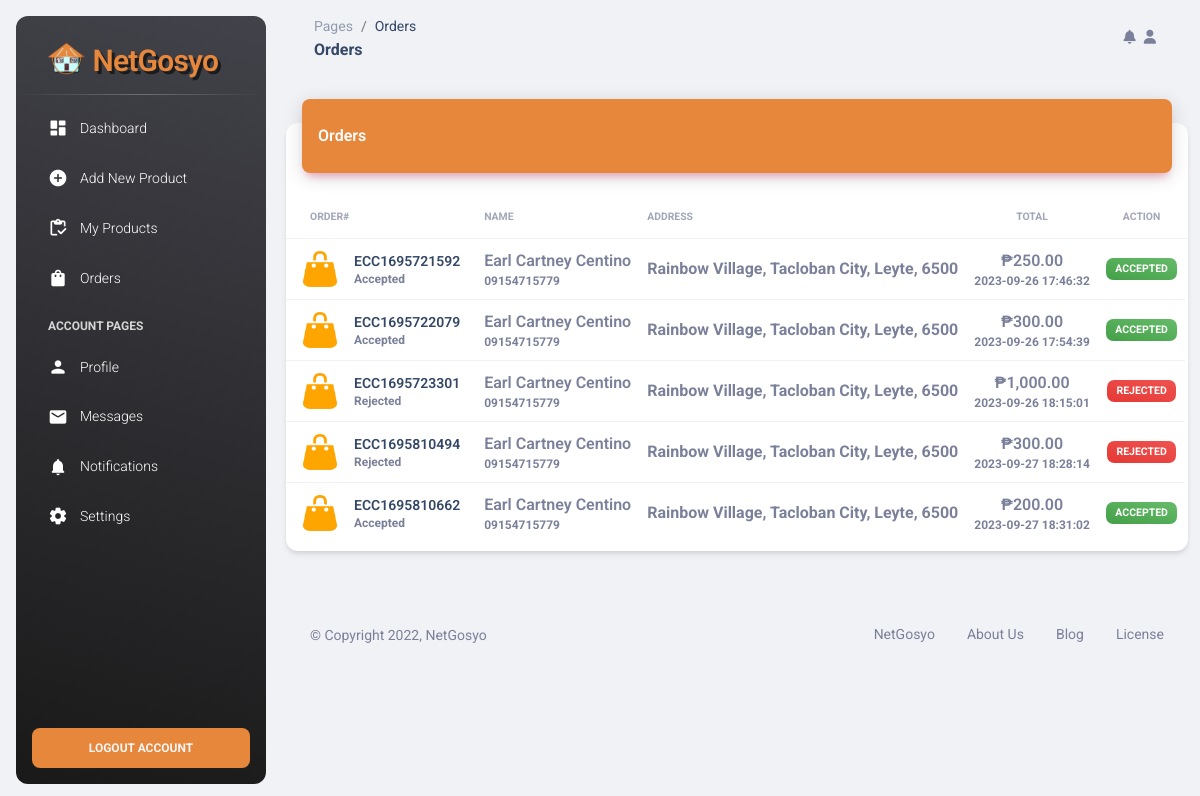
The page /Seller_Page/orders.php on the database its author committed.
### tables this page shows
CREATE TABLE `items` (
  `item_id` int(11) NOT NULL,
  `order_id` int(11) NOT NULL,
  `user_id` int(11) NOT NULL,
  `product_id` int(11) NOT NULL,
  `seller_id` int(11) NOT NULL,
  `qty` int(11) NOT NULL
);

CREATE TABLE `orders` (
  `order_id` int(11) NOT NULL,
  `user_id` int(11) NOT NULL,
  `order_number` varchar(255) NOT NULL,
  `name` varchar(255) NOT NULL,
  `contact` varchar(255) NOT NULL,
  `address` varchar(255) NOT NULL,
  `city` varchar(255) NOT NULL,
  `state` varchar(255) NOT NULL,
  `zip` varchar(255) NOT NULL,
  `pmode` varchar(100) NOT NULL,
  `status` varchar(255) NOT NULL DEFAULT 'Pending',
  `order_added` datetime NOT NULL DEFAULT current_timestamp(),
  `order_updated` datetime DEFAULT NULL ON UPDATE current_timestamp()
);

CREATE TABLE `products` (
  `id` int(100) NOT NULL,
  `user_id` int(11) NOT NULL,
  `name` varchar(100) NOT NULL,
  `price` varchar(100) NOT NULL,
  `image` varchar(100) NOT NULL,
  `item_brand` varchar(100) NOT NULL,
  `quantity` int(100) NOT NULL,
  `date_added` timestamp NOT NULL DEFAULT current_timestamp() ON UPDATE current_timestamp()
);

### Seller_Page/orders.php (the view, shortened to what this page needs)
  <?php
  include('header.php');
$user_id = $_SESSION["user_id"];
$orders_query = mysqli_query($conn, "SELECT * FROM orders");
$orders = array();
while ($order_row = mysqli_fetch_assoc($orders_query)) {
    $order_id = $order_row['order_id'];
    if ($_SESSION['role'] == 'user') {
        $sql = "SELECT *
            FROM orders
                    JOIN items ON items.order_id = orders.order_id
            JOIN products ON products.id = items.product_id
                    WHERE items.order_id='$order_id' AND orders.user_id='$user_id'";
    } else {
        $sql = "SELECT *
            FROM orders
                    JOIN items ON items.order_id = orders.order_id
            JOIN products ON products.id = items.product_id
            WHERE items.order_id='$order_id'";
    }
    $items_query = mysqli_query($conn, $sql);
    $total = 0;
    $items = [];
    while ($item_row = mysqli_fetch_assoc($items_query)) {
        $subtotal = $item_row['price'] * $item_row['qty'];
        $total += $subtotal;
        array_push($items, $item_row);
    }
    $order_row['total'] = $total;
    $order_row['items'] = $items;
    $orders[] = $order_row;
}
  ?>
  <main class="main-content position-relative max-height-vh-100 h-100 border-radius-lg ">
    <nav class="navbar navbar-main navbar-expand-lg px-0 mx-4 shadow-none border-radius-xl" id="navbarBlur" data-scroll="true">
      <div class="container-fluid py-1 px-3">
        <nav aria-label="breadcrumb">
          <ol class="breadcrumb bg-transparent mb-0 pb-0 pt-1 px-0 me-sm-6 me-5">
            <li class="breadcrumb-item text-sm"><a class="opacity-5 text-dark" href="javascript:;">Pages</a></li>
            <li class="breadcrumb-item text-sm text-dark active" aria-current="page">Orders</li>
          </ol>
          <h6 class="font-weight-bolder mb-0">Orders</h6>
        </nav>
        <?php  include('navbar.php'); ?>
      </div>
    </nav>
    <div class="container-fluid py-4">
      <div class="row">
        <div class="col-12">
          <div class="card my-4">
            <div class="card-header p-0 position-relative mt-n4 mx-3 z-index-2">
              <div class="color-orange-bg shadow-primary border-radius-lg pt-4 pb-3">
                <h6 class="text-white text-capitalize ps-3">Orders</h6>
              </div>
            </div>
            <div class="card-body px-0 pb-2">
              <div class="table-responsive p-0">
                <table class="table align-items-center mb-0">
                  <thead>
                    <tr>
                      <th class="text-uppercase text-secondary text-xxs font-weight-bolder opacity-7">Order#</th>
                      <th class="text-uppercase text-secondary text-xxs font-weight-bolder opacity-7 ps-2">Name</th>
                      <th class="text-uppercase text-secondary text-xxs font-weight-bolder opacity-7 ps-2">Address</th>
                      <th class="text-center text-uppercase text-secondary text-xxs font-weight-bolder opacity-7">Total</th>
                      <th class="text-center text-uppercase text-secondary text-xxs font-weight-bolder opacity-7">Action</th>
                      <th class="text-secondary opacity-7"></th>
                    </tr>
                  </thead>
                  <tbody>
                  <?php foreach ($orders as $row) { ?>
                    <tr>
                      <td>
                        <div class="d-flex px-2 py-1">
                          <div>
                            <img src="assets/img/images.png" class="avatar avatar-sm me-3 border-radius-lg" alt="ShoppingBag">
                          </div>
                          <div class="d-flex flex-column justify-content-center">
                            <h6 class="mb-0 text-sm"><a href="javascript:" class="order" data-items='<?= json_encode($row["items"]); ?>'><?= $row['order_number'] ?></a></h6>
                            <p class="text-xs text-secondary mb-0"><b><?= $row['status'] ?></b></p>
                          </div>
                        </div>
                      </td>
                      <td>
                        <p class="text-s font-weight-bold mb-0"> <?= $row['name'] ?></p>
                        <p class="text-xs text-secondary mb-0"><b><?= $row['contact'] ?></b></p>
                      </td>
                      <td>
                      <b><?= $row['address'] ?>, <?= $row['city'] ?>, <?= $row['state'] ?>, <?= $row['zip'] ?></b>
                      </td>
                      <td class="align-middle text-center">
                        <p class="text-s font-weight-bold mb-0"> ₱<?= number_format($row['total'], 2) ?></p>
                        <p class="text-xs text-secondary mb-0"><b><?= $row['order_added'] ?></b></p>
                      </td>
                     <?php if ($row['status'] == 'Pending') { ?>
                      <td class="align-middle text-center text-sm">
                        <a href="../action.php?action=accept&id=<?= $row['order_id'] ?>&user_id=<?= $row['user_id'] ?>"onclick="return confirm('Are you sure do you want to ACCEPT this order?')">
                        <span class="badge badge-sm bg-gradient-success cursor-pointer">Accept</span>
                        </a>
                        <a href="../action.php?action=reject&id=<?= $row['order_id'] ?>&user_id=<?= $row['user_id'] ?>"onclick="return confirm('Are you sure do you want to REJECT this order?')">
                        <span class="badge badge-sm bg-gradient-danger cursor-pointer">Reject</span>
                        </a>
                        <!-- <span class="badge badge-sm bg-gradient-success cursor-pointer" href="../action.php?action=accept&id=<?= $row['order_id'] ?>&user_id=<?= $row['user_id'] ?>"onclick="return confirm('Are you sure do you want to ACCEPT this order?')">Accept</span>
                        <span class="badge badge-sm bg-gradient-danger cursor-pointer" href="../action.php?action=reject&id=<?= $row['order_id'] ?>&user_id=<?= $row['user_id'] ?>"onclick="return confirm('Are you sure do you want to REJECT this order?')">Reject</span> -->
                      </td>
                      <?php }else if($row['status'] == 'Accepted'){ ?>
                         <td class="align-middle text-center text-sm">
                         <span class="badge badge-sm bg-gradient-success cursor-pointer" disabled>Accepted</span>
                         </td>
                      <?php }else if($row['status'] == 'Rejected'){ ?>
                         <td class="align-middle text-center text-sm">
                         <span class="badge badge-sm bg-gradient-danger cursor-pointer"disabled>Rejected</span>
                         </td>
                      <?php } ?>
                    </tr>
                    <?php } ?>
                  </tbody>
                </table>
              </div>
            </div>
          </div>
        </div>
      </div>
    <div class="container-fluid py-4">
  <?php
  include('footer.php');
  ?>

### Seller_Page/assets/css/style.css (style rules this page uses)
.color-orange-bg { background: #E6873C; }
.text-white { color: #f6f6f6; }

### rows shown on the page
items: order.order_number "ECC1695721592", order.status "Accepted", order.name "Earl Cartney Centino", order.contact "09154715779", order.address "Rainbow Village", order.city "Tacloban City", order.state "Leyte", order.zip "6500", product.price "250.00", order.order_added "2023-09-26 17:46:32", shows "ACCEPTED"
items: order.order_number "ECC1695722079", order.status "Accepted", order.name "Earl Cartney Centino", order.contact "09154715779", order.address "Rainbow Village", order.city "Tacloban City", order.state "Leyte", order.zip "6500", product.price "300.00", order.order_added "2023-09-26 17:54:39", shows "ACCEPTED"
items: order.order_number "ECC1695810494", order.status "Rejected", order.name "Earl Cartney Centino", order.contact "09154715779", order.address "Rainbow Village", order.city "Tacloban City", order.state "Leyte", order.zip "6500", product.price "300.00", order.order_added "2023-09-27 18:28:14", shows "REJECTED"
items: order.order_number "ECC1695810662", order.status "Accepted", order.name "Earl Cartney Centino", order.contact "09154715779", order.address "Rainbow Village", order.city "Tacloban City", order.state "Leyte", order.zip "6500", product.price "200.00", order.order_added "2023-09-27 18:31:02", shows "ACCEPTED"

### other values the page prints
$row['order_number'] "ECC1695723301"
$row['status'] "Rejected"
$row['name'] "Earl Cartney Centino"
$row['contact'] "09154715779"
$row['address'] "Rainbow Village"
$row['city'] "Tacloban City"
$row['state'] "Leyte"
$row['zip'] "6500"
$row['total'] "1,000.00"
$row['order_added'] "2023-09-26 18:15:01"
